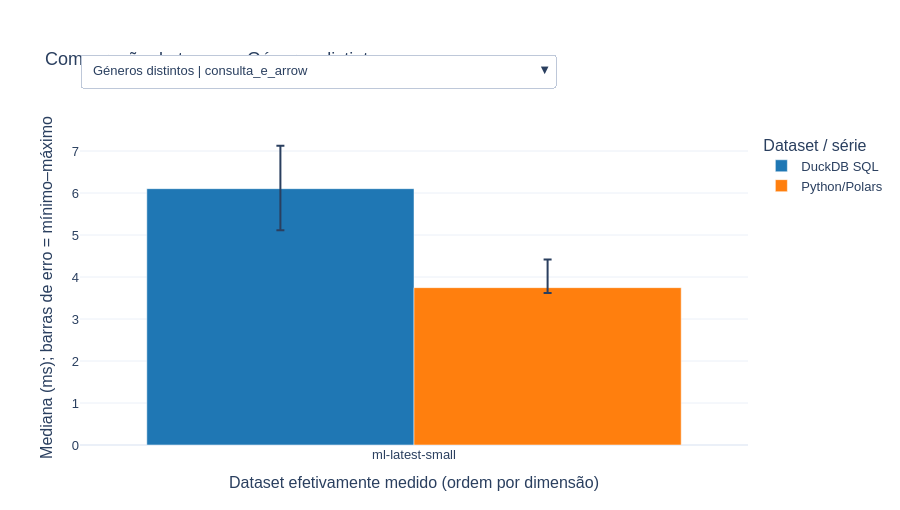

Here is the notebook cell this chart was saved with:
### Code cell
if not benchmarks.is_empty():
    fig_bench = go.Figure()
    tracos = []
    for pergunta in PERGUNTAS:
        for fase in ["consulta_e_arrow", "arrow_para_objetos_python"]:
            for ferramenta in ["DuckDB SQL", "Python/Polars"]:
                parte = (resumo_benchmarks.filter((pl.col("pergunta")==pergunta)
                    & (pl.col("fase")==fase) & (pl.col("ferramenta")==ferramenta))
                    .sort("avaliacoes", "dataset"))
                tracos.append((pergunta, fase, ferramenta, parte))
                fig_bench.add_trace(go.Bar(x=parte["dataset"].to_list(),
                    y=(parte["mediana_s"]*1000).to_list(), name=ferramenta,
                    marker_color="#1f77b4" if ferramenta=="DuckDB SQL" else "#ff7f0e",
                    error_y=dict(type="data", symmetric=False,
                        array=((parte["max_s"]-parte["mediana_s"])*1000).to_list(),
                        arrayminus=((parte["mediana_s"]-parte["min_s"])*1000).to_list()),
                    customdata=parte.select("avaliacoes", "iqr_s", "conclusao_fragil").rows(),
                    hovertemplate="%{x}<br>Mediana: %{y:.3f} ms<br>Avaliações: %{customdata[0]}"
                        "<br>IQR (s): %{customdata[1]}<br>Conclusão frágil: %{customdata[2]}<extra>%{fullData.name}</extra>",
                    visible=pergunta==next(iter(PERGUNTAS)) and fase=="consulta_e_arrow"))
    botoes = []
    for pergunta, rotulo in PERGUNTAS.items():
        for fase in ["consulta_e_arrow", "arrow_para_objetos_python"]:
            botoes.append(dict(label=rotulo+" | "+fase, method="update", args=[
                {"visible": [p==pergunta and f==fase for p,f,_,_ in tracos]},
                {"title.text": rotulo+" — "+fase}]))
    fig_bench.update_layout(title="Comparação de tempos: "+PERGUNTAS[next(iter(PERGUNTAS))],
        xaxis_title="Dataset efetivamente medido (ordem por dimensão)",
        yaxis_title="Mediana (ms); barras de erro = mínimo–máximo", barmode="group",
        updatemenus=[dict(buttons=botoes, x=0, y=1.24, xanchor="left")])
    mostrar(fig_bench, "benchmarks")
else:
    print("Não existem medições compatíveis para representar.")

### Figure 1 — Plotly figure (JSON) as saved in the notebook; plotly's stock layout.template omitted (floating-point values rounded to 4 significant figures)
{"data": [{"customdata": [[100836, 0.001416, true]], "error_y": {"array": [1.022], "arrayminus": [0.9898], "symmetric": false, "type": "data"}, "hovertemplate": "%{x}<br>Mediana: %{y:.3f} ms<br>Avaliações: %{customdata[0]}<br>IQR (s): %{customdata[1]}<br>Conclusão frágil: %{customdata[2]}<extra>%{fullData.name}</extra>", "marker": {"color": "#1f77b4"}, "name": "DuckDB SQL", "type": "bar", "visible": true, "x": ["ml-latest-small"], "y": [6.104]}, {"customdata": [[100836, 0.0007474, true]], "error_y": {"array": [0.6719], "arrayminus": [0.1289], "symmetric": false, "type": "data"}, "hovertemplate": "%{x}<br>Mediana: %{y:.3f} ms<br>Avaliações: %{customdata[0]}<br>IQR (s): %{customdata[1]}<br>Conclusão frágil: %{customdata[2]}<extra>%{fullData.name}</extra>", "marker": {"color": "#ff7f0e"}, "name": "Python/Polars", "type": "bar", "visible": true, "x": ["ml-latest-small"], "y": [3.747]}, {"customdata": [[100836, 7.5e-06, true]], "error_y": {"array": [0.0067], "arrayminus": [0.0051], "symmetric": false, "type": "data"}, "hovertemplate": "%{x}<br>Mediana: %{y:.3f} ms<br>Avaliações: %{customdata[0]}<br>IQR (s): %{customdata[1]}<br>Conclusão frágil: %{customdata[2]}<extra>%{fullData.name}</extra>", "marker": {"color": "#1f77b4"}, "name": "DuckDB SQL", "type": "bar", "visible": false, "x": ["ml-latest-small"], "y": [0.0485]}, {"customdata": [[100836, 2.4e-05, true]], "error_y": {"array": [0.0106], "arrayminus": [0.0175], "symmetric": false, "type": "data"}, "hovertemplate": "%{x}<br>Mediana: %{y:.3f} ms<br>Avaliações: %{customdata[0]}<br>IQR (s): %{customdata[1]}<br>Conclusão frágil: %{customdata[2]}<extra>%{fullData.name}</extra>", "marker": {"color": "#ff7f0e"}, "name": "Python/Polars", "type": "bar", "visible": false, "x": ["ml-latest-small"], "y": [0.0582]}, {"customdata": [[100836, 0.0003102, true]], "error_y": {"array": [0.3326], "arrayminus": [1.966], "symmetric": false, "type": "data"}, "hovertemplate": "%{x}<br>Mediana: %{y:.3f} ms<br>Avaliações: %{customdata[0]}<br>IQR (s): %{customdata[1]}<br>Conclusão frágil: %{customdata[2]}<extra>%{fullData.name}</extra>", "marker": {"color": "#1f77b4"}, "name": "DuckDB SQL", "type": "bar", "visible": false, "x": ["ml-latest-small"], "y": [9.482]}, {"customdata": [[100836, 0.001401, true]], "error_y": {"array": [1.172], "arrayminus": [0.6272], "symmetric": false, "type": "data"}, "hovertemplate": "%{x}<br>Mediana: %{y:.3f} ms<br>Avaliações: %{customdata[0]}<br>IQR (s): %{customdata[1]}<br>Conclusão frágil: %{customdata[2]}<extra>%{fullData.name}</extra>", "marker": {"color": "#ff7f0e"}, "name": "Python/Polars", "type": "bar", "visible": false, "x": ["ml-latest-small"], "y": [5.532]}, {"customdata": [[100836, 2.8e-06, true]], "error_y": {"array": [0.0164], "arrayminus": [0.0045], "symmetric": false, "type": "data"}, "hovertemplate": "%{x}<br>Mediana: %{y:.3f} ms<br>Avaliações: %{customdata[0]}<br>IQR (s): %{customdata[1]}<br>Conclusão frágil: %{customdata[2]}<extra>%{fullData.name}</extra>", "marker": {"color": "#1f77b4"}, "name": "DuckDB SQL", "type": "bar", "visible": false, "x": ["ml-latest-small"], "y": [0.0731]}, {"customdata": [[100836, 2.99e-05, true]], "error_y": {"array": [0.0116], "arrayminus": [0.0327], "symmetric": false, "type": "data"}, "hovertemplate": "%{x}<br>Mediana: %{y:.3f} ms<br>Avaliações: %{customdata[0]}<br>IQR (s): %{customdata[1]}<br>Conclusão frágil: %{customdata[2]}<extra>%{fullData.name}</extra>", "marker": {"color": "#ff7f0e"}, "name": "Python/Polars", "type": "bar", "visible": false, "x": ["ml-latest-small"], "y": [0.1143]}, {"customdata": [[100836, 0.0003288, false]], "error_y": {"array": [1.288], "arrayminus": [0.1763], "symmetric": false, "type": "data"}, "hovertemplate": "%{x}<br>Mediana: %{y:.3f} ms<br>Avaliações: %{customdata[0]}<br>IQR (s): %{customdata[1]}<br>Conclusão frágil: %{customdata[2]}<extra>%{fullData.name}</extra>", "marker": {"color": "#1f77b4"}, "name": "DuckDB SQL", "type": "bar", "visible": false, "x": ["ml-latest-small"], "y": [12.86]}, {"customdata": [[100836, 0.00179, true]], "error_y": {"array": [1.512], "arrayminus": [0.8695], "symmetric": false, "type": "data"}, "hovertemplate": "%{x}<br>Mediana: %{y:.3f} ms<br>Avaliações: %{customdata[0]}<br>IQR (s): %{customdata[1]}<br>Conclusão frágil: %{customdata[2]}<extra>%{fullData.name}</extra>", "marker": {"color": "#ff7f0e"}, "name": "Python/Polars", "type": "bar", "visible": false, "x": ["ml-latest-small"], "y": [5.855]}, {"customdata": [[100836, 7.42e-05, true]], "error_y": {"array": [0.592], "arrayminus": [0.0498], "symmetric": false, "type": "data"}, "hovertemplate": "%{x}<br>Mediana: %{y:.3f} ms<br>Avaliações: %{customdata[0]}<br>IQR (s): %{customdata[1]}<br>Conclusão frágil: %{customdata[2]}<extra>%{fullData.name}</extra>", "marker": {"color": "#1f77b4"}, "name": "DuckDB SQL", "type": "bar", "visible": false, "x": ["ml-latest-small"], "y": [0.5145]}, {"customdata": [[100836, 2.9e-05, true]], "error_y": {"array": [0.278], "arrayminus": [0.0146], "symmetric": false, "type": "data"}, "hovertemplate": "%{x}<br>Mediana: %{y:.3f} ms<br>Avaliações: %{customdata[0]}<br>IQR (s): %{customdata[1]}<br>Conclusão frágil: %{customdata[2]}<extra>%{fullData.name}</extra>", "marker": {"color": "#ff7f0e"}, "name": "Python/Polars", "type": "bar", "visible": false, "x": ["ml-latest-small"], "y": [0.5151]}, {"customdata": [[100836, 0.0004351, true]], "error_y": {"array": [3.291], "arrayminus": [0.4844], "symmetric": false, "type": "data"}, "hovertemplate": "%{x}<br>Mediana: %{y:.3f} ms<br>Avaliações: %{customdata[0]}<br>IQR (s): %{customdata[1]}<br>Conclusão frágil: %{customdata[2]}<extra>%{fullData.name}</extra>", "marker": {"color": "#1f77b4"}, "name": "DuckDB SQL", "type": "bar", "visible": false, "x": ["ml-latest-small"], "y": [8.006]}, {"customdata": [[100836, 0.002561, true]], "error_y": {"array": [2.835], "arrayminus": [0.2157], "symmetric": false, "type": "data"}, "hovertemplate": "%{x}<br>Mediana: %{y:.3f} ms<br>Avaliações: %{customdata[0]}<br>IQR (s): %{customdata[1]}<br>Conclusão frágil: %{customdata[2]}<extra>%{fullData.name}</extra>", "marker": {"color": "#ff7f0e"}, "name": "Python/Polars", "type": "bar", "visible": false, "x": ["ml-latest-small"], "y": [5.81]}, {"customdata": [[100836, 2.11e-05, true]], "error_y": {"array": [0.1727], "arrayminus": [0.0256], "symmetric": false, "type": "data"}, "hovertemplate": "%{x}<br>Mediana: %{y:.3f} ms<br>Avaliações: %{customdata[0]}<br>IQR (s): %{customdata[1]}<br>Conclusão frágil: %{customdata[2]}<extra>%{fullData.name}</extra>", "marker": {"color": "#1f77b4"}, "name": "DuckDB SQL", "type": "bar", "visible": false, "x": ["ml-latest-small"], "y": [1.112]}, {"customdata": [[100836, 0.0007072, true]], "error_y": {"array": [0.087], "arrayminus": [0.6493], "symmetric": false, "type": "data"}, "hovertemplate": "%{x}<br>Mediana: %{y:.3f} ms<br>Avaliações: %{customdata[0]}<br>IQR (s): %{customdata[1]}<br>Conclusão frágil: %{customdata[2]}<extra>%{fullData.name}</extra>", "marker": {"color": "#ff7f0e"}, "name": "Python/Polars", "type": "bar", "visible": false, "x": ["ml-latest-small"], "y": [1.789]}, {"customdata": [[100836, 0.0004693, false]], "error_y": {"array": [0.9227], "arrayminus": [0.449], "symmetric": false, "type": "data"}, "hovertemplate": "%{x}<br>Mediana: %{y:.3f} ms<br>Avaliações: %{customdata[0]}<br>IQR (s): %{customdata[1]}<br>Conclusão frágil: %{customdata[2]}<extra>%{fullData.name}</extra>", "marker": {"color": "#1f77b4"}, "name": "DuckDB SQL", "type": "bar", "visible": false, "x": ["ml-latest-small"], "y": [24.02]}, {"customdata": [[100836, 0.0001601, true]], "error_y": {"array": [0.1398], "arrayminus": [0.1156], "symmetric": false, "type": "data"}, "hovertemplate": "%{x}<br>Mediana: %{y:.3f} ms<br>Avaliações: %{customdata[0]}<br>IQR (s): %{customdata[1]}<br>Conclusão frágil: %{customdata[2]}<extra>%{fullData.name}</extra>", "marker": {"color": "#ff7f0e"}, "name": "Python/Polars", "type": "bar", "visible": false, "x": ["ml-latest-small"], "y": [8.828]}, {"customdata": [[100836, 2.4e-06, true]], "error_y": {"array": [0.0043], "arrayminus": [0.0013], "symmetric": false, "type": "data"}, "hovertemplate": "%{x}<br>Mediana: %{y:.3f} ms<br>Avaliações: %{customdata[0]}<br>IQR (s): %{customdata[1]}<br>Conclusão frágil: %{customdata[2]}<extra>%{fullData.name}</extra>", "marker": {"color": "#1f77b4"}, "name": "DuckDB SQL", "type": "bar", "visible": false, "x": ["ml-latest-small"], "y": [0.0733]}, {"customdata": [[100836, 4.7e-06, true]], "error_y": {"array": [0.0153], "arrayminus": [0.007], "symmetric": false, "type": "data"}, "hovertemplate": "%{x}<br>Mediana: %{y:.3f} ms<br>Avaliações: %{customdata[0]}<br>IQR (s): %{customdata[1]}<br>Conclusão frágil: %{customdata[2]}<extra>%{fullData.name}</extra>", "marker": {"color": "#ff7f0e"}, "name": "Python/Polars", "type": "bar", "visible": false, "x": ["ml-latest-small"], "y": [0.0701]}, {"customdata": [[100836, 0.0005736, false]], "error_y": {"array": [0.6768], "arrayminus": [1.564], "symmetric": false, "type": "data"}, "hovertemplate": "%{x}<br>Mediana: %{y:.3f} ms<br>Avaliações: %{customdata[0]}<br>IQR (s): %{customdata[1]}<br>Conclusão frágil: %{customdata[2]}<extra>%{fullData.name}</extra>", "marker": {"color": "#1f77b4"}, "name": "DuckDB SQL", "type": "bar", "visible": false, "x": ["ml-latest-small"], "y": [16.62]}, {"customdata": [[100836, 0.0002612, true]], "error_y": {"array": [2.25], "arrayminus": [0.539], "symmetric": false, "type": "data"}, "hovertemplate": "%{x}<br>Mediana: %{y:.3f} ms<br>Avaliações: %{customdata[0]}<br>IQR (s): %{customdata[1]}<br>Conclusão frágil: %{customdata[2]}<extra>%{fullData.name}</extra>", "marker": {"color": "#ff7f0e"}, "name": "Python/Polars", "type": "bar", "visible": false, "x": ["ml-latest-small"], "y": [8.702]}, {"customdata": [[100836, 4.4e-06, true]], "error_y": {"array": [0.0258], "arrayminus": [0.0018], "symmetric": false, "type": "data"}, "hovertemplate": "%{x}<br>Mediana: %{y:.3f} ms<br>Avaliações: %{customdata[0]}<br>IQR (s): %{customdata[1]}<br>Conclusão frágil: %{customdata[2]}<extra>%{fullData.name}</extra>", "marker": {"color": "#1f77b4"}, "name": "DuckDB SQL", "type": "bar", "visible": false, "x": ["ml-latest-small"], "y": [0.0791]}, {"customdata": [[100836, 2.8e-06, true]], "error_y": {"array": [0.0022], "arrayminus": [0.0034], "symmetric": false, "type": "data"}, "hovertemplate": "%{x}<br>Mediana: %{y:.3f} ms<br>Avaliações: %{customdata[0]}<br>IQR (s): %{customdata[1]}<br>Conclusão frágil: %{customdata[2]}<extra>%{fullData.name}</extra>", "marker": {"color": "#ff7f0e"}, "name": "Python/Polars", "type": "bar", "visible": false, "x": ["ml-latest-small"], "y": [0.0757]}, {"customdata": [[100836, 0.0008545, false]], "error_y": {"array": [0.2942], "arrayminus": [0.7427], "symmetric": false, "type": "data"}, "hovertemplate": "%{x}<br>Mediana: %{y:.3f} ms<br>Avaliações: %{customdata[0]}<br>IQR (s): %{customdata[1]}<br>Conclusão frágil: %{customdata[2]}<extra>%{fullData.name}</extra>", "marker": {"color": "#1f77b4"}, "name": "DuckDB SQL", "type": "bar", "visible": false, "x": ["ml-latest-small"], "y": [26.26]}, {"customdata": [[100836, 0.0005251, true]], "error_y": {"array": [1.041], "arrayminus": [0.3342], "symmetric": false, "type": "data"}, "hovertemplate": "%{x}<br>Mediana: %{y:.3f} ms<br>Avaliações: %{customdata[0]}<br>IQR (s): %{customdata[1]}<br>Conclusão frágil: %{customdata[2]}<extra>%{fullData.name}</extra>", "marker": {"color": "#ff7f0e"}, "name": "Python/Polars", "type": "bar", "visible": false, "x": ["ml-latest-small"], "y": [7.136]}, {"customdata": [[100836, 5.3e-06, true]], "error_y": {"array": [0.0406], "arrayminus": [0.0046], "symmetric": false, "type": "data"}, "hovertemplate": "%{x}<br>Mediana: %{y:.3f} ms<br>Avaliações: %{customdata[0]}<br>IQR (s): %{customdata[1]}<br>Conclusão frágil: %{customdata[2]}<extra>%{fullData.name}</extra>", "marker": {"color": "#1f77b4"}, "name": "DuckDB SQL", "type": "bar", "visible": false, "x": ["ml-latest-small"], "y": [0.0769]}, {"customdata": [[100836, 2.3e-06, true]], "error_y": {"array": [0.0047], "arrayminus": [0.0023], "symmetric": false, "type": "data"}, "hovertemplate": "%{x}<br>Mediana: %{y:.3f} ms<br>Avaliações: %{customdata[0]}<br>IQR (s): %{customdata[1]}<br>Conclusão frágil: %{customdata[2]}<extra>%{fullData.name}</extra>", "marker": {"color": "#ff7f0e"}, "name": "Python/Polars", "type": "bar", "visible": false, "x": ["ml-latest-small"], "y": [0.0694]}, {"customdata": [[100836, 0.0005222, false]], "error_y": {"array": [1.048], "arrayminus": [0.441], "symmetric": false, "type": "data"}, "hovertemplate": "%{x}<br>Mediana: %{y:.3f} ms<br>Avaliações: %{customdata[0]}<br>IQR (s): %{customdata[1]}<br>Conclusão frágil: %{customdata[2]}<extra>%{fullData.name}</extra>", "marker": {"color": "#1f77b4"}, "name": "DuckDB SQL", "type": "bar", "visible": false, "x": ["ml-latest-small"], "y": [17.61]}, {"customdata": [[100836, 0.0002953, true]], "error_y": {"array": [0.3191], "arrayminus": [0.3152], "symmetric": false, "type": "data"}, "hovertemplate": "%{x}<br>Mediana: %{y:.3f} ms<br>Avaliações: %{customdata[0]}<br>IQR (s): %{customdata[1]}<br>Conclusão frágil: %{customdata[2]}<extra>%{fullData.name}</extra>", "marker": {"color": "#ff7f0e"}, "name": "Python/Polars", "type": "bar", "visible": false, "x": ["ml-latest-small"], "y": [7.311]}, {"customdata": [[100836, 1.92e-05, true]], "error_y": {"array": [0.0204], "arrayminus": [0.0044], "symmetric": false, "type": "data"}, "hovertemplate": "%{x}<br>Mediana: %{y:.3f} ms<br>Avaliações: %{customdata[0]}<br>IQR (s): %{customdata[1]}<br>Conclusão frágil: %{customdata[2]}<extra>%{fullData.name}</extra>", "marker": {"color": "#1f77b4"}, "name": "DuckDB SQL", "type": "bar", "visible": false, "x": ["ml-latest-small"], "y": [0.1244]}, {"customdata": [[100836, 8.9e-06, true]], "error_y": {"array": [0.0957], "arrayminus": [0.0072], "symmetric": false, "type": "data"}, "hovertemplate": "%{x}<br>Mediana: %{y:.3f} ms<br>Avaliações: %{customdata[0]}<br>IQR (s): %{customdata[1]}<br>Conclusão frágil: %{customdata[2]}<extra>%{fullData.name}</extra>", "marker": {"color": "#ff7f0e"}, "name": "Python/Polars", "type": "bar", "visible": false, "x": ["ml-latest-small"], "y": [0.1328]}, {"customdata": [[100836, 0.001638, false]], "error_y": {"array": [2.455], "arrayminus": [1.219], "symmetric": false, "type": "data"}, "hovertemplate": "%{x}<br>Mediana: %{y:.3f} ms<br>Avaliações: %{customdata[0]}<br>IQR (s): %{customdata[1]}<br>Conclusão frágil: %{customdata[2]}<extra>%{fullData.name}</extra>", "marker": {"color": "#1f77b4"}, "name": "DuckDB SQL", "type": "bar", "visible": false, "x": ["ml-latest-small"], "y": [26.43]}, {"customdata": [[100836, 0.002357, false]], "error_y": {"array": [1.643], "arrayminus": [1.326], "symmetric": false, "type": "data"}, "hovertemplate": "%{x}<br>Mediana: %{y:.3f} ms<br>Avaliações: %{customdata[0]}<br>IQR (s): %{customdata[1]}<br>Conclusão frágil: %{customdata[2]}<extra>%{fullData.name}</extra>", "marker": {"color": "#ff7f0e"}, "name": "Python/Polars", "type": "bar", "visible": false, "x": ["ml-latest-small"], "y": [14.2]}, {"customdata": [[100836, 1.5e-06, true]], "error_y": {"array": [0.0032], "arrayminus": [0.0016], "symmetric": false, "type": "data"}, "hovertemplate": "%{x}<br>Mediana: %{y:.3f} ms<br>Avaliações: %{customdata[0]}<br>IQR (s): %{customdata[1]}<br>Conclusão frágil: %{customdata[2]}<extra>%{fullData.name}</extra>", "marker": {"color": "#1f77b4"}, "name": "DuckDB SQL", "type": "bar", "visible": false, "x": ["ml-latest-small"], "y": [0.0865]}, {"customdata": [[100836, 9.5e-06, true]], "error_y": {"array": [0.01], "arrayminus": [0.089], "symmetric": false, "type": "data"}, "hovertemplate": "%{x}<br>Mediana: %{y:.3f} ms<br>Avaliações: %{customdata[0]}<br>IQR (s): %{customdata[1]}<br>Conclusão frágil: %{customdata[2]}<extra>%{fullData.name}</extra>", "marker": {"color": "#ff7f0e"}, "name": "Python/Polars", "type": "bar", "visible": false, "x": ["ml-latest-small"], "y": [0.157]}], "layout": {"barmode": "group", "font": {"family": "Arial", "size": 13}, "height": 510, "legend": {"title": {"text": "Dataset / série"}}, "margin": {"b": 65, "t": 130}, "title": {"text": "Comparação de tempos: Géneros distintos"}, "updatemenus": [{"buttons": [{"args": [{"visible": [true, true, false, false, false, false, false, false, false, false, false, false, false, false, false, false, false, false, false, false, false, false, false, false, false, false, false, false, false, false, false, false, false, false, false, false]}, {"title.text": "Géneros distintos — consulta_e_arrow"}], "label": "Géneros distintos | consulta_e_arrow", "method": "update"}, {"args": [{"visible": [false, false, true, true, false, false, false, false, false, false, false, false, false, false, false, false, false, false, false, false, false, false, false, false, false, false, false, false, false, false, false, false, false, false, false, false]}, {"title.text": "Géneros distintos — arrow_para_objetos_python"}], "label": "Géneros distintos | arrow_para_objetos_python", "method": "update"}, {"args": [{"visible": [false, false, false, false, true, true, false, false, false, false, false, false, false, false, false, false, false, false, false, false, false, false, false, false, false, false, false, false, false, false, false, false, false, false, false, false]}, {"title.text": "Filmes por género — consulta_e_arrow"}], "label": "Filmes por género | consulta_e_arrow", "method": "update"}, {"args": [{"visible": [false, false, false, false, false, false, true, true, false, false, false, false, false, false, false, false, false, false, false, false, false, false, false, false, false, false, false, false, false, false, false, false, false, false, false, false]}, {"title.text": "Filmes por género — arrow_para_objetos_python"}], "label": "Filmes por género | arrow_para_objetos_python", "method": "update"}, {"args": [{"visible": [false, false, false, false, false, false, false, false, true, true, false, false, false, false, false, false, false, false, false, false, false, false, false, false, false, false, false, false, false, false, false, false, false, false, false, false]}, {"title.text": "Estatísticas por utilizador — consulta_e_arrow"}], "label": "Estatísticas por utilizador | consulta_e_arrow", "method": "update"}, {"args": [{"visible": [false, false, false, false, false, false, false, false, false, false, true, true, false, false, false, false, false, false, false, false, false, false, false, false, false, false, false, false, false, false, false, false, false, false, false, false]}, {"title.text": "Estatísticas por utilizador — arrow_para_objetos_python"}], "label": "Estatísticas por utilizador | arrow_para_objetos_python", "method": "update"}, {"args": [{"visible": [false, false, false, false, false, false, false, false, false, false, false, false, true, true, false, false, false, false, false, false, false, false, false, false, false, false, false, false, false, false, false, false, false, false, false, false]}, {"title.text": "Avaliações por utilizador e valor — consulta_e_arrow"}], "label": "Avaliações por utilizador e valor | consulta_e_arrow", "method": "update"}, {"args": [{"visible": [false, false, false, false, false, false, false, false, false, false, false, false, false, false, true, true, false, false, false, false, false, false, false, false, false, false, false, false, false, false, false, false, false, false, false, false]}, {"title.text": "Avaliações por utilizador e valor — arrow_para_objetos_python"}], "label": "Avaliações por utilizador e valor | arrow_para_objetos_python", "method": "update"}, {"args": [{"visible": [false, false, false, false, false, false, false, false, false, false, false, false, false, false, false, false, true, true, false, false, false, false, false, false, false, false, false, false, false, false, false, false, false, false, false, false]}, {"title.text": "Melhores médias (mínimo de 100 avaliações) — consulta_e_arrow"}], "label": "Melhores médias (mínimo de 100 avaliações) | consulta_e_arrow", "method": "update"}, {"args": [{"visible": [false, false, false, false, false, false, false, false, false, false, false, false, false, false, false, false, false, false, true, true, false, false, false, false, false, false, false, false, false, false, false, false, false, false, false, false]}, {"title.text": "Melhores médias (mínimo de 100 avaliações) — arrow_para_objetos_python"}], "label": "Melhores médias (mínimo de 100 avaliações) | arrow_para_objetos_python", "method": "update"}, {"args": [{"visible": [false, false, false, false, false, false, false, false, false, false, false, false, false, false, false, false, false, false, false, false, true, true, false, false, false, false, false, false, false, false, false, false, false, false, false, false]}, {"title.text": "Top 10 de média ponderada — consulta_e_arrow"}], "label": "Top 10 de média ponderada | consulta_e_arrow", "method": "update"}, {"args": [{"visible": [false, false, false, false, false, false, false, false, false, false, false, false, false, false, false, false, false, false, false, false, false, false, true, true, false, false, false, false, false, false, false, false, false, false, false, false]}, {"title.text": "Top 10 de média ponderada — arrow_para_objetos_python"}], "label": "Top 10 de média ponderada | arrow_para_objetos_python", "method": "update"}, {"args": [{"visible": [false, false, false, false, false, false, false, false, false, false, false, false, false, false, false, false, false, false, false, false, false, false, false, false, true, true, false, false, false, false, false, false, false, false, false, false]}, {"title.text": "Avaliações por ano — consulta_e_arrow"}], "label": "Avaliações por ano | consulta_e_arrow", "method": "update"}, {"args": [{"visible": [false, false, false, false, false, false, false, false, false, false, false, false, false, false, false, false, false, false, false, false, false, false, false, false, false, false, true, true, false, false, false, false, false, false, false, false]}, {"title.text": "Avaliações por ano — arrow_para_objetos_python"}], "label": "Avaliações por ano | arrow_para_objetos_python", "method": "update"}, {"args": [{"visible": [false, false, false, false, false, false, false, false, false, false, false, false, false, false, false, false, false, false, false, false, false, false, false, false, false, false, false, false, true, true, false, false, false, false, false, false]}, {"title.text": "Distribuição de valores por ano — consulta_e_arrow"}], "label": "Distribuição de valores por ano | consulta_e_arrow", "method": "update"}, {"args": [{"visible": [false, false, false, false, false, false, false, false, false, false, false, false, false, false, false, false, false, false, false, false, false, false, false, false, false, false, false, false, false, false, true, true, false, false, false, false]}, {"title.text": "Distribuição de valores por ano — arrow_para_objetos_python"}], "label": "Distribuição de valores por ano | arrow_para_objetos_python", "method": "update"}, {"args": [{"visible": [false, false, false, false, false, false, false, false, false, false, false, false, false, false, false, false, false, false, false, false, false, false, false, false, false, false, false, false, false, false, false, false, true, true, false, false]}, {"title.text": "Nulos, domínio e pares repetidos — consulta_e_arrow"}], "label": "Nulos, domínio e pares repetidos | consulta_e_arrow", "method": "update"}, {"args": [{"visible": [false, false, false, false, false, false, false, false, false, false, false, false, false, false, false, false, false, false, false, false, false, false, false, false, false, false, false, false, false, false, false, false, false, false, true, true]}, {"title.text": "Nulos, domínio e pares repetidos — arrow_para_objetos_python"}], "label": "Nulos, domínio e pares repetidos | arrow_para_objetos_python", "method": "update"}], "x": 0, "xanchor": "left", "y": 1.24}], "xaxis": {"title": {"text": "Dataset efetivamente medido (ordem por dimensão)"}}, "yaxis": {"title": {"text": "Mediana (ms); barras de erro = mínimo–máximo"}}}}
